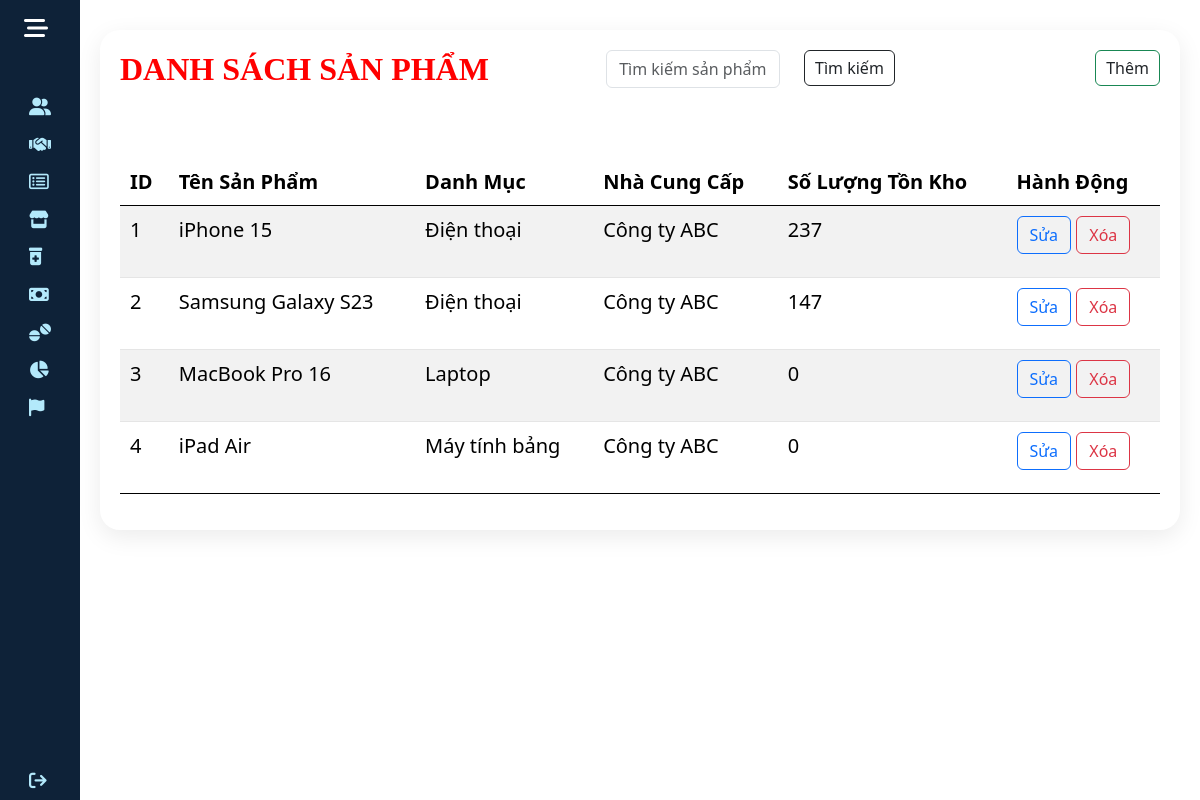
Screenshot of /quanly/san_pham/sp.php with the database file from the repository.
### tables this page shows
CREATE TABLE `san_pham` (
  `SP_ID` int(11) NOT NULL,
  `SP_Ten` varchar(255) NOT NULL,
  `SP_Gia` decimal(10,2) NOT NULL,
  `DM_ID` int(11) DEFAULT NULL,
  `TT_ID` int(11) DEFAULT NULL,
  `NCC_ID` int(11) NOT NULL
);

CREATE TABLE `danh_muc_sp` (
  `DM_ID` int(11) NOT NULL,
  `DM_Ten` varchar(255) NOT NULL
);

CREATE TABLE `nha_cung_cap` (
  `NCC_ID` int(11) NOT NULL,
  `NCC_HoTen` varchar(255) NOT NULL,
  `NCC_SDT` varchar(20) NOT NULL,
  `NCC_DiaChi` text NOT NULL,
  `NCC_Email` varchar(255) NOT NULL
);

### quanly/san_pham/sp.php (the view, shortened to what this page needs)
<?php
require_once '../blocks/head.php';
$servername = "localhost";
$username = "TK_TenDangNhap";
$password = "TK_MatKhau";
$dbname = "qlkhohang";
$connection = new mysqli($servername, $username, $password, $dbname);
$sql = "SELECT sp.SP_ID, sp.SP_Ten, sp.SP_Gia, dm.DM_Ten, ncc.NCC_HoTen,
               COALESCE(kho_cn.KCN_SoLuong, 0) AS KCN_SoLuong
        FROM san_pham sp
        JOIN danh_muc_sp dm ON sp.DM_ID = dm.DM_ID
        JOIN nha_cung_cap ncc ON sp.NCC_ID = ncc.NCC_ID
        LEFT JOIN kho_cn ON sp.SP_ID = kho_cn.SP_ID AND kho_cn.KHO_ID = 1";
$sql .= " ORDER BY sp.SP_ID ASC";
$result = $connection->query($sql);
?>
<!DOCTYPE html>
<html>
<body>
    <div class="wrapper">
        <?php include '../blocks/sidebar.php'; ?>
        <div class="main">
            <div class="tkad">
                <div class="dstaikhoan">
                    <div class="tktenmuc">
                        <h2>DANH SÁCH SẢN PHẨM</h2>
                        <form action="" method="GET" class="search-form">
                            <div class="row">
                                <div class="col">
                                    <input type="text" name="search" class="form-control" placeholder="Tìm kiếm sản phẩm">
                                </div>
                                <div class="col">
                                    <button type="submit" class="btn btn-outline-dark">Tìm kiếm</button>
                                </div>
                            </div>
                        </form>
                        <a href="spthem.php" class="btn btn-outline-success">Thêm</a>
                    </div>
                    <table class="table table-striped">
                        <thead>
                            <tr>
                                <td>ID</td>
                                <td>Tên Sản Phẩm</td>
                                <td>Danh Mục</td>
                                <td>Nhà Cung Cấp</td>
                                <td>Số Lượng Tồn Kho</td>
                                <td>Hành Động</td>
                            </tr>
                        </thead>
                        <tbody>
                        <?php
                            while ($row = $result->fetch_assoc()) {
                                echo "
                                <tr>
                                    <td>{$row['SP_ID']}</td>
                                    <td>{$row['SP_Ten']}</td>
                                    <td>{$row['DM_Ten']}</td>
                                    <td>{$row['NCC_HoTen']}</td>
                                    <td>{$row['KCN_SoLuong']}</td>
                                    <td>
                                        <a href='../san_pham/spsua.php?SP_ID={$row['SP_ID']}' class='btn btn-outline-primary'>Sửa</a>
                                        <a href='../san_pham/spxoa.php?SP_ID={$row['SP_ID']}' class='btn btn-outline-danger'>Xóa</a>
                                    </td>
                                </tr>";
                            }
                        ?>
                        </tbody>
                    </table>
                </div>
            </div>
        </div>
    </div>
</body>
</html>

### quanly/stylead.css (style rules this page uses)
* { margin: 0; padding: 0; box-sizing: border-box; }
.tkad { position: relative; width: 100%; padding: 20px; display: grid; grid-gap: 30px; margin-top: 10px; }
.tkad .dstaikhoan { position: relative; display: grid; min-height: 500px; background: var(--white); padding: 20px; box-shadow: 0 7px 25px rgba(0, 0, 0, 0.08); border-radius: 20px; }
.tkad .tktenmuc { display: flex; justify-content: space-between; align-items: flex-start; }
.tktenmuc h2 { font-family: 'Times New Roman', Times, serif; font-weight: 600; color: red; }
.tktenmuc .btn { position: relative; padding: 5px 10px; background: var(--blue); text-decoration: none; color: var(--white); border-radius: 6px; }
.tkad table { width: 100%; border-collapse: collapse; margin-top: 10px; }
.tkad table thead td { font-weight: 600; }
.tkad .dstaikhoan table tr { color: var(--black1); border-bottom: 1px solid rgba(0, 0, 0, 0.1); }
.tkad .dstaikhoan table tr:last-child { border-bottom: none; }
.tkad .dstaikhoan table tr td { padding: 10px; font-size: 20px; }
a { text-decoration: none; }
body { font-family: 'Poppins', sans-serif; }
.wrapper { display: flex; }
.main { display: flex; flex-direction: column; min-height: 100vh; width: 100%; overflow: hidden; transition: all 0.35s ease-in-out; background-color: #fff; min-width: 0; }

### rows the page displays
san_pham: SP_ID "1", SP_Ten "iPhone 15", DM_ID.DM_Ten "Điện thoại", NCC_ID.NCC_HoTen "Công ty ABC", KCN_SoLuong "237"
san_pham: SP_ID "2", SP_Ten "Samsung Galaxy S23", DM_ID.DM_Ten "Điện thoại", NCC_ID.NCC_HoTen "Công ty ABC", KCN_SoLuong "147"
san_pham: SP_ID "3", SP_Ten "MacBook Pro 16", DM_ID.DM_Ten "Laptop", NCC_ID.NCC_HoTen "Công ty ABC", KCN_SoLuong "0"
san_pham: SP_ID "4", SP_Ten "iPad Air", DM_ID.DM_Ten "Máy tính bảng", NCC_ID.NCC_HoTen "Công ty ABC", KCN_SoLuong "0"
